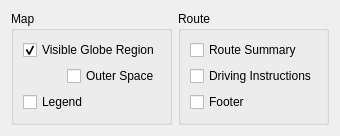
<?xml version="1.0" encoding="UTF-8"?>
<ui version="4.0">
 <class>PrintOptions</class>
 <widget class="QWidget" name="PrintOptions">
  <property name="geometry">
   <rect>
    <x>0</x>
    <y>0</y>
    <width>333</width>
    <height>136</height>
   </rect>
  </property>
  <property name="windowTitle">
   <string>Marble</string>
  </property>
  <layout class="QGridLayout" name="gridLayout_3">
   <item row="0" column="0">
    <widget class="QGroupBox" name="mapGroupBox">
     <property name="title">
      <string>Map</string>
     </property>
     <layout class="QGridLayout" name="gridLayout">
      <item row="0" column="0" colspan="2">
       <widget class="QCheckBox" name="mapCheckBox">
        <property name="text">
         <string>Visible Globe Region</string>
        </property>
        <property name="checked">
         <bool>true</bool>
        </property>
       </widget>
      </item>
      <item row="1" column="0">
       <spacer name="horizontalSpacer">
        <property name="orientation">
         <enum>Qt::Horizontal</enum>
        </property>
        <property name="sizeType">
         <enum>QSizePolicy::Fixed</enum>
        </property>
        <property name="sizeHint" stdset="0">
         <size>
          <width>20</width>
          <height>20</height>
         </size>
        </property>
       </spacer>
      </item>
      <item row="1" column="1">
       <widget class="QCheckBox" name="backgroundCheckBox">
        <property name="text">
         <string>Outer Space</string>
        </property>
       </widget>
      </item>
      <item row="1" column="2">
       <spacer name="horizontalSpacer_2">
        <property name="orientation">
         <enum>Qt::Horizontal</enum>
        </property>
        <property name="sizeHint" stdset="0">
         <size>
          <width>0</width>
          <height>20</height>
         </size>
        </property>
       </spacer>
      </item>
      <item row="2" column="0" colspan="2">
       <widget class="QCheckBox" name="legendCheckBox">
        <property name="text">
         <string>Legend</string>
        </property>
        <property name="checked">
         <bool>false</bool>
        </property>
       </widget>
      </item>
      <item row="3" column="0">
       <spacer name="verticalSpacer">
        <property name="orientation">
         <enum>Qt::Vertical</enum>
        </property>
        <property name="sizeHint" stdset="0">
         <size>
          <width>20</width>
          <height>40</height>
         </size>
        </property>
       </spacer>
      </item>
     </layout>
    </widget>
   </item>
   <item row="0" column="1">
    <widget class="QGroupBox" name="routeGroupBox">
     <property name="title">
      <string>Route</string>
     </property>
     <layout class="QGridLayout" name="gridLayout_2">
      <item row="0" column="0">
       <widget class="QCheckBox" name="routeSummaryCheckBox">
        <property name="text">
         <string>Route Summary</string>
        </property>
       </widget>
      </item>
      <item row="1" column="0">
       <widget class="QCheckBox" name="drivingInstructionsCheckBox">
        <property name="text">
         <string>Driving Instructions</string>
        </property>
       </widget>
      </item>
      <item row="2" column="0">
       <widget class="QCheckBox" name="drivingInstructionsAdviceCheckBox">
        <property name="text">
         <string>Footer</string>
        </property>
       </widget>
      </item>
      <item row="3" column="0">
       <spacer name="verticalSpacer_2">
        <property name="orientation">
         <enum>Qt::Vertical</enum>
        </property>
        <property name="sizeHint" stdset="0">
         <size>
          <width>20</width>
          <height>40</height>
         </size>
        </property>
       </spacer>
      </item>
     </layout>
    </widget>
   </item>
  </layout>
 </widget>
 <resources/>
 <connections>
  <connection>
   <sender>mapCheckBox</sender>
   <signal>toggled(bool)</signal>
   <receiver>backgroundCheckBox</receiver>
   <slot>setEnabled(bool)</slot>
   <hints>
    <hint type="sourcelabel">
     <x>100</x>
     <y>50</y>
    </hint>
    <hint type="destinationlabel">
     <x>100</x>
     <y>75</y>
    </hint>
   </hints>
  </connection>
 </connections>
</ui>
